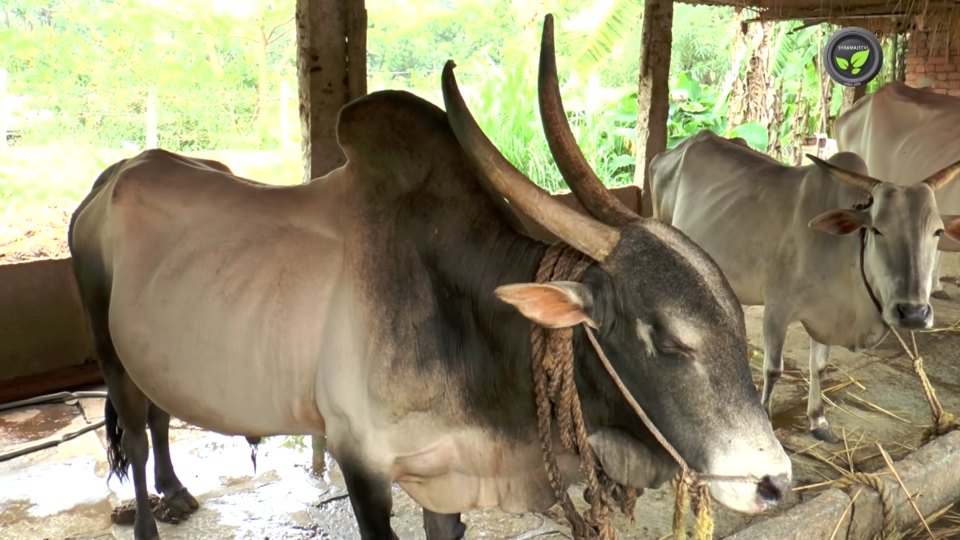
#> input picture dataset/Amritmahal/1.png, 1920 x 1080 px (shown at 1/2 size)
$ jupyter execute --allow-errors 'pcd kelompok 10.ipynb'
#> lines starting #> are read from the running program, lines starting #| are printed output that depends on the picture; after the words box and inside, x2 and y2 are one past the last pixel; in counts of white or black regions, pixels touching at a corner belong together
## Import Library

Script di bawah digunakan untuk meng-import library yang diperlukan untuk menjalankan beberapa operasi dalam analisis citra dan pemrosesan data.
- numpy : digunakan untuk manipulasi dan operasi array numerik efisien.
- matplotlib.pyplot : digunakan untuk membuat visualisasi grafik dan plot.
- os : digunakan untuk berinteraksi dengan sistem operasi, seperti mengakses file dan direktori dalam dataset.
- from math import log : digunakan untuk meng-import fungsi log dari modul math. Fungsi ini digunakan dalam perhitungan GLCM (Gray Level Co-occurrence Matrix).
- cv2: menyediakan berbagai fungsi dan algoritma untuk pemrosesan citra.
- pandas : digunakan untuk manipulasi dan analisis data. DataFrame dari pandas sering digunakan untuk menyimpan dan menganalisis data tabular.
- ceil : fungsi ini digunakan untuk membulatkan bilangan ke atas menjadi bilangan integer terdekat.
- datasets : digunakan untuk meng-import modul datasets dari scikit-learn, yang menyediakan dataset bawaan yang umum digunakan.
- train_test_split : digunakan untuk membagi dataset menjadi subset pelatihan dan pengujian.
- svm : digunakan untuk meng-import modul svm dari scikit-learn, yang menyediakan algoritma Support Vector Machine (SVM) untuk klasifikasi dan regresi.
- accuracy_score : digunakan untuk menghitung akurasi dari model klasifikasi.
- classification_report : digunakan untuk menghasilkan laporan klasifikasi yang berisi metrik evaluasi seperti presisi, recall, dan f1-score.
- StandardScaler : digunakan untuk meng-importmelakukan penskalaan fitur dengan menghapus rata-rata dan mengubah varians fitur menjadi satu.
- PCA : digunakan untuk melakukan analisis komponen utama (PCA) yang mengurangi dimensi data dengan memproyeksikannya ke ruang fitur yang lebih rendah.

[cell 1]
import numpy as np
import matplotlib.pyplot as plt
import os #untuk import dataset
from math import log #rumus glcm
import cv2
import pandas as pd #untuk nampilin data frame
from math import ceil
from sklearn import datasets
from sklearn.model_selection import train_test_split
from sklearn import svm
from sklearn.metrics import accuracy_score
from sklearn.metrics import classification_report
from sklearn.preprocessing import StandardScaler
from sklearn.decomposition import PCA

## Menampilkan Gambar

Script di bawah bertujuan untuk menampilkan sejumlah gambar dalam bentuk grid dengan judul yang sesuai dengan parameter images berisi gambar-gambar yang akan ditampilkan, titles berisi judul untuk setiap gambar, row menentukan jumlah baris dalam grid, dan col menentukan jumlah kolom dalam grid.

[cell 2]
def showImage(images, titles, row, col):
    plt.figure(figsize=(10,10)) #Membuat objek gambar baru dengan ukuran 10x10 inci
    for i in range(row): #Melakukan perulangan sebanyak row kali untuk mengatur baris gambar dalam grid.
        for j in range (col): #Melakukan perulangan sebanyak col kali untuk mengatur kolom gambar dalam grid.
            plt.subplot(row,col,i*col+(j+1)) #Membuat subplot dalam grid dengan posisi yang sesuai berdasarkan indeks i dan j. Rumus i*col+(j+1) digunakan untuk menghitung nomor subplot secara berurutan.
            plt.grid(color="none") #Menonaktifkan garis grid pada subplot.
            plt.imshow(images[i*col+j],'gray') #igunakan untuk memilih gambar yang akan ditampilkan berdasarkan indeks i dan j. 'gray' mengindikasikan bahwa gambar ditampilkan dalam skala abu-abu.
            plt.title(titles[i*col+j]) #Menampilkan judul untuk setiap gambar dalam subplot. Judul gambar dipilih berdasarkan indeks i dan j dengan menggunakan titles[i*col+j].
    plt.tight_layout() #Mengatur tata letak subplot agar terlihat rapi dan sesuai.
    plt.show() #Menampilkan grid gambar yang telah dibuat.

## FILTERING

Script di bawah bertujuan untuk mengurutkan elemen-elemen dalam array.Fungsi ini menerima array sebagai masukan dan mengembalikan array yang sudah terurut. Fungsi sorting() ini mengimplementasikan algoritma pengurutan dengan pendekatan selection sort. Iterasi dilakukan pada setiap elemen array, dan pada setiap iterasi, elemen terkecil dalam subarray yang belum diurutkan dipilih dan ditukar dengan elemen pada posisi saat ini. Seiring dengan perulangan, elemen-elemen terkecil secara bertahap "maju" ke bagian awal array, sehingga pada akhirnya seluruh array terurut dari yang terkecil hingga terbesar.

[cell 3]
def sorting(arr): #Mendefinisikan fungsi sorting() dengan satu parameter masukan yaitu arr yang merupakan array yang akan diurutkan.
    for i in range(len(arr)): #Melakukan perulangan sebanyak panjang array (len(arr)) kali untuk mengiterasi setiap elemen dalam array.
        swap = i + np.argmin(arr[i:]) #Menghitung indeks elemen terkecil dalam subarray yang dimulai dari indeks i hingga akhir array menggunakan fungsi np.argmin(). Nilai i ditambahkan untuk mengkoreksi indeks relatif terhadap subarray. Hasilnya disimpan dalam variabel swap.
        (arr[i], arr[swap]) = (arr[swap], arr[i]) #Melakukan pertukaran (swap) elemen di indeks i dengan elemen di indeks swap menggunakan teknik pertukaran nilai dalam Python.
    return arr #Mengembalikan array yang telah diurutkan setelah proses pengurutan selesai.

Script di bawah bertujuan untuk mengubah array dua dimensi menjadi array satu dimensi.

[cell 4]
def flatArray(arr): #Mendefinisikan fungsi flatArray() dengan satu parameter masukan yaitu arr yang merupakan array dua dimensi yang akan diubah menjadi array satu dimensi.
    row, col = arr.shape #Mengambil dimensi baris (row) dan kolom (col) dari array arr menggunakan atribut shape dari numpy array.
    flat=[] #Membuat list kosong dengan nama flat yang akan digunakan untuk menyimpan elemen-elemen array satu dimensi.
    for i in range (row): #Melakukan perulangan sebanyak jumlah baris (row) dalam array.
        for j in range (col): #Melakukan perulangan sebanyak jumlah kolom (col) dalam array.
            flat.append(arr[i][j]) #Menambahkan elemen pada indeks (i, j) dari array dua dimensi arr ke dalam list flat. Ini akan mengubah array dua dimensi menjadi satu dimensi dengan cara mengambil elemen-elemen secara berurutan.
    return flat #Mengembalikan list flat yang berisi elemen-elemen array satu dimensi setelah proses konversi selesai.

Script di bawah bertujuan untuk menerapkan filter median pada citra. Filter median digunakan untuk menghaluskan citra dengan menggantikan nilai piksel dengan nilai median dari piksel-piksel yang berada dalam jendela (window) tertentu. Fungsi median() ini menerapkan filter median pada citra dengan menggunakan jendela berukuran windowHeight x windowWidth. Pada setiap piksel citra, fungsi ini akan membentuk jendela di sekitar piksel tersebut, mengurutkan elemen-elemen dalam jendela, dan menggantikan nilai piksel dengan nilai median dari jendela. Hal ini digunakan untuk mengurangi derau atau noise pada citra dan menghasilkan citra yang lebih halus.

[cell 5]
def median(image,windowHeight,windowWidth):
    pad = np.pad(image,(windowHeight,windowWidth),mode='edge')
    median = np.zeros(image.shape, dtype=np.uint8)
    for i in range(windowHeight,len(pad)-windowHeight):
        for j in range(windowWidth,len(pad)-windowWidth):
            window = flatArray(pad[i-windowHeight:i,j-windowWidth:j])
            window = sorting(window)
            median[i-windowHeight,j-windowWidth] = window[ceil(len(window)/2)]
    return median

## OPERASI MORFOLOGI -> EROSI

Script di bawah merupakan pengimplementasian fungsi erosi menggunakan operasi morfologi pada citra.

[cell 6]
# Fungsi ini bertujuan untuk memeriksa kesesuaian nilai piksel pada jendela dengan SE. Jika ada setidaknya satu posisi pada SE yang bernilai 1 dan piksel yang sesuai pada
# jendela bernilai 0, maka fungsi akan mengembalikan 0. Jika semua posisi pada SE yang bernilai 1 memiliki piksel yang sesuai pada jendela bernilai 1, maka fungsi akan
# mengembalikan 1.
def fit(window,SE):
    for i in range(len(SE)):
      for j in range(len(SE)):
        if(SE[i][j]==1 and window[i][j]==0):
          return 0
    return 1

# Fungsi ini akan menghasilkan citra hasil erosi yang merupakan proses penghilangan piksel berdasarkan Structuring Element.
# fungsi erosi() ini memindai citra dengan jendela yang sesuai dengan ukuran SE, dan memeriksa apakah nilai piksel pada jendela sesuai dengan SE menggunakan fungsi `fit
def erosi(image,SE):
    erosi = np.zeros(image.shape, dtype=np.uint8)
    row, col = image.shape
    # melakukan perulangan pada window center image
    for i in range(row-len(SE)):
        for j in range(col-len(SE)):
            window = image[i:i+len(SE),j:j+len(SE)]
            # mengambil nilai pada fungsi fit, jika fit maka bernilai 1 jika tidak maka 0
            erosi[i][j] = fit(window,SE)
    return erosi

Script di bawah berfungsi untuk mengonversi citra menjadi citra biner. Dengan menggunakan fungsi convertBinary(), citra awal dapat diubah menjadi citra biner, di mana piksel-pikselnya hanya memiliki dua nilai yaitu 0 (hitam) atau 255 (putih). Proses ini biasanya digunakan dalam analisis citra untuk memisahkan objek dari latar belakang dengan cara yang lebih sederhana dan terstandarisasi.

[cell 7]
def convertBinary(image):
    ret, binary = cv2.threshold(image,30,255,cv2.THRESH_BINARY)
    return binary

Script di bawah berfungsi untuk mendapatkan objek dari citra menggunakan proses thresholding. Dengan menggunakan fungsi getObject(), citra awal dapat diproses dengan proses thresholding untuk memisahkan objek dari latar belakang. Hasilnya adalah citra biner di mana objek diwakili oleh piksel dengan nilai 0 (hitam) dan latar belakang diwakili oleh piksel dengan nilai 255 (putih).

[cell 8]
def getObject(image):
    # untuk melakukan proses thresholding pada citra. Proses thresholding dilakukan dengan menggunakan ambang batas 118. Piksel dengan intensitas di atas ambang batas akan
    # diberi nilai maksimum (255) dan piksel dengan intensitas di bawah ambang batas akan diberi nilai nol (0). Hasil dari proses ini disimpan dalam variabel bovine.
    ret,bovine = cv2.threshold(image,118,255,cv2.THRESH_BINARY)
    bovine-=255
    return bovine

Script di bawah merupakan pendefinisian SE (Structuring Element) dalam bentuk matriks. Dengan menggunakan matriks SE ini, dapat diterapkan operasi morfologi pada citra dengan memanfaatkan pola struktural yang ditentukan oleh matriks SE.

[cell 9]
SE =  [[1, 1, 1, 1, 1],
       [1, 1, 1, 1, 1],
       [1, 1, 1, 1, 1],
       [1, 1, 1, 1, 1],
       [1, 1, 1, 1, 1]]

## SEGMENTASI

Script di bawah bertujuan untuk melakukan segmentasi pada citra dengan menggunakan metode operasi morfologi dan masking. Citra utama dapat diolah dan dipisahkan objeknya berdasarkan proses erosi, median filtering, dan masking. Hasilnya adalah citra yang hanya menampilkan objek yang tersegmentasi dari citra utama.

[cell 10]
# [6 lines left out: function segmentation, not called in this run]

Script di bawah bertujuan untuk menggambar kontur objek yang telah diproses pada citra utama. Dengan menggunakan fungsi drawObject(), citra utama dapat digambar dengan kontur objek yang telah diproses sebelumnya. Hal ini membantu dalam visualisasi objek yang telah diidentifikasi pada citra utama.

[cell 11]
# [6 lines left out: function drawObject, not called in this run]

## MENGAMBIL DATASET

Script di bawah digunakan untuk melakukan beberapa hal terkait dengan pembacaan dataset citra dan pengolahan citra.

#> (a cell that did not finish here is left out)

## PLOTTING GAMBAR

Script di bawah berfungsi untuk membaca citra dengan nama file "1.jpg" dari direktori "dataset/Amritmahal". Citra tersebut dibaca dalam mode warna BGR menggunakan fungsi cv2.imread() dari library OpenCV. Hasilnya akan disimpan dalam variabel imgBGR yang dapat digunakan untuk proses selanjutnya.

[cell 13]
imgBGR = cv2.imread('dataset/Amritmahal/1.png')
#> imgBGR is the input picture: shape (1080, 1920, 3); mean B, G, R 110.9, 141.2, 148.3

Script di bawah berfungsi mengubah mode warna citra dari BGR menjadi RGB menggunakan fungsi cv2.cvtColor() dari library OpenCV.

[cell 14]
imgRGB = cv2.cvtColor(imgBGR, cv2.COLOR_BGR2RGB)

Script di bawah bertujuan untuk meresize citra yang telah diubah ke mode warna RGB dengan menggunakan fungsi cv2.resize() dari library OpenCV. Citra diubah ukurannya menjadi 255x255 piksel.

[cell 15]
img = cv2.resize(imgRGB, (255,255))
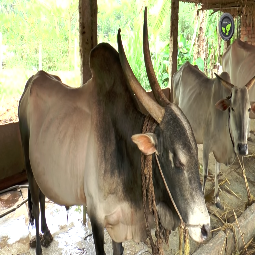
#> img: shape (255, 255, 3); mean R, G, B 148.2, 141.2, 110.8

Script di bawah bertujuan untuk mengubah citra dengan mode warna RGB menjadi citra grayscale menggunakan fungsi cv2.cvtColor() dari library OpenCV.

[cell 16]
gray = cv2.cvtColor(img, cv2.COLOR_RGB2GRAY)
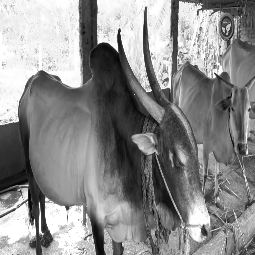
#> gray: shape (255, 255); min 1, max 255, mean 139.8

Script di bawah berfungsi untuk menginisialisasi variabel object dengan memanggil fungsi getObject() dan memberikan argumen citra grayscale gray ke dalamnya.

[cell 17]
object=getObject(gray)
#> in getObject, `ret,bovine = cv2.threshold(image,118,255,cv2.THRESH_BINARY)`:
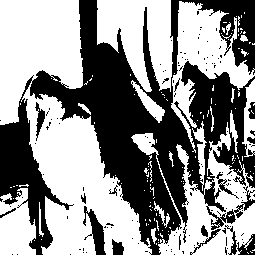
#> bovine: shape (255, 255); 56.4% white; 136 black regions (120 under 20 px), largest, box (x1, y1, x2, y2) and area: (0, 0, 255, 255) 26423, (83, 206, 106, 255) 470, (237, 234, 255, 255) 197

Script di bawah berfungsi untuk menginisialisasi variabel erode dengan memanggil fungsi erosi() dan memberikan argumen citra object serta struktur elemen SE ke dalamnya.

[cell 18]
erode = erosi(object, SE)
#> after the loop in erosi, `for i in range(row-len(SE)):`:
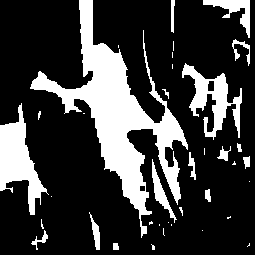
#> erosi: shape (255, 255); values 0 (black) and 1 (white), 23.3% white; 37 white regions (21 under 20 px), largest, box (x1, y1, x2, y2) and area: (30, 0, 188, 238) 9154, (0, 103, 49, 215) 2252, (182, 63, 242, 140) 1680

Script di bawah berfungsi untuk menginisialisasi variabel medObject dengan memanggil fungsi median() dan memberikan argumen citra erode, serta ukuran jendela (window size) 4x4 ke dalamnya.

[cell 19]
medObject = median(erode, 4, 4)
#> in median, `pad = np.pad(image,(windowHeight,windowWidth),mode='edge')`:
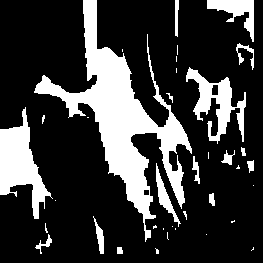
#> pad: shape (263, 263); values 0 (black) and 1 (white), 22.6% white; 37 white regions (21 under 20 px), largest, box (x1, y1, x2, y2) and area: (34, 0, 192, 242) 9210, (0, 107, 53, 219) 2516, (186, 67, 246, 144) 1680
#> the loop in median, `for i in range(windowHeight,len(pad)-windowHeight):` made 255 passes
#> after the loop in median, `for i in range(windowHeight,len(pad)-windowHeight):`:
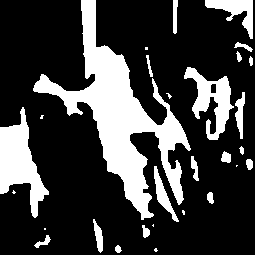
#> median: shape (255, 255); values 0 (black) and 1 (white), 24.3% white; 29 white regions (9 under 20 px), largest, box (x1, y1, x2, y2) and area: (33, 0, 191, 220) 9254, (0, 107, 49, 218) 2456, (184, 67, 234, 140) 1527

Script di bawah berfungsi untuk menginisialisasi variabel maskObject dengan menggunakan fungsi cv2.bitwise_and() untuk melakukan operasi bitwise AND antara citra img dan medObject, dengan menggunakan medObject sebagai mask. Operasi bitwise AND pada citra dilakukan dengan membandingkan piksel-piksel dari kedua citra input dan menghasilkan citra output di mana hanya piksel-piksel yang memiliki nilai yang sama (non-zero) pada kedua citra yang dipertahankan, sedangkan piksel-piksel yang memiliki nilai yang berbeda (zero) akan menjadi nol pada citra output.

[cell 20]
maskObject = cv2.bitwise_and(img, img, mask=medObject)
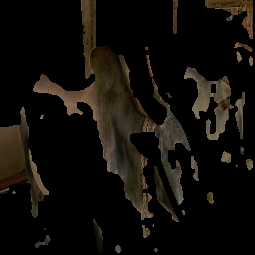
#> maskObject: shape (255, 255, 3); mean R, G, B 16.7, 13.8, 9.5

Script di bawah berfungsi untuk menginisialisasi variabel grayObject dengan menggunakan fungsi cv2.cvtColor() untuk mengubah citra maskObject dari mode warna RGB menjadi citra grayscale.

[cell 21]
grayObject = cv2.cvtColor(maskObject, cv2.COLOR_RGB2GRAY)
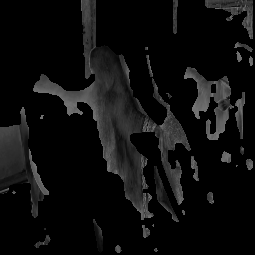
#> grayObject: shape (255, 255); min 0, max 118, mean 14.2

Script di bawah berfungsi untuk menginisialisasi variabel binaryObject dengan menggunakan fungsi convertBinary() untuk mengonversi citra grayObject menjadi citra biner. Fungsi convertBinary() mengambil citra grayObject sebagai argumen dan melakukan proses thresholding untuk menghasilkan citra biner. Pada kode tersebut, terdapat pemanggilan convertBinary(grayObject), yang berarti citra grayObject akan dijadikan input untuk fungsi convertBinary().

[cell 22]
binaryObject = convertBinary(grayObject)
#> in convertBinary, `ret, binary = cv2.threshold(image,30,255,cv2.THRESH_BINARY)`: binary: shape (255, 255); 20.7% white; 46 white regions (23 under 20 px), largest, box (x1, y1, x2, y2) and area: (33, 0, 191, 220) 7692, (184, 67, 234, 140) 1502, (0, 107, 29, 179) 1331

Pada dua baris script di bawah, dilakukan proses pencarian kontur pada citra biner binaryObject menggunakan fungsi cv2.findContours(). Kontur adalah tepi atau garis lengkung yang membentuk batas objek dalam citra.

[cell 23]
contours, hierarchy = cv2.findContours(binaryObject, cv2.RETR_TREE, cv2.CHAIN_APPROX_SIMPLE)
objectDraw = cv2.drawContours(img, contours, -1, (0,255,0), 2)
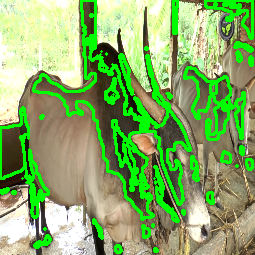
#> objectDraw: shape (255, 255, 3); mean R, G, B 135, 174, 103.1

Pada script di bawah dilakukan beberapa proses pada citra imgRGB untuk menghasilkan beberapa citra yang berbeda. Kemudian, citra-citra tersebut disimpan dalam sebuah list hasilimage dan judul-judulnya disimpan dalam list titles. Setelah itu, fungsi showImage() dipanggil untuk menampilkan citra-citra tersebut dalam bentuk grid dengan 4 baris dan 3 kolom. Script di bawah menunjukkan proses transformasi dan pemrosesan citra yang dilakukan sebelum ditampilkan.

[cell 24]
none = np.zeros(img.shape)
img = cv2.resize(imgRGB, (255,255))
titles = ['BGR Image','RGB Image', 'Resize Image',
    'Gray Image', 'Object', 'Erode Object',
    'Median Erode Object', 'Masking Object', 'Gray Object',
    'Binary Object', 'Object Draw', 'None']
hasilimage = [imgBGR,imgRGB, img,
    gray, object, erode,
    medObject, maskObject, grayObject,
    binaryObject, objectDraw, none]
showImage(hasilimage, titles, 4, 3)
#> in showImage, `plt.show()`:
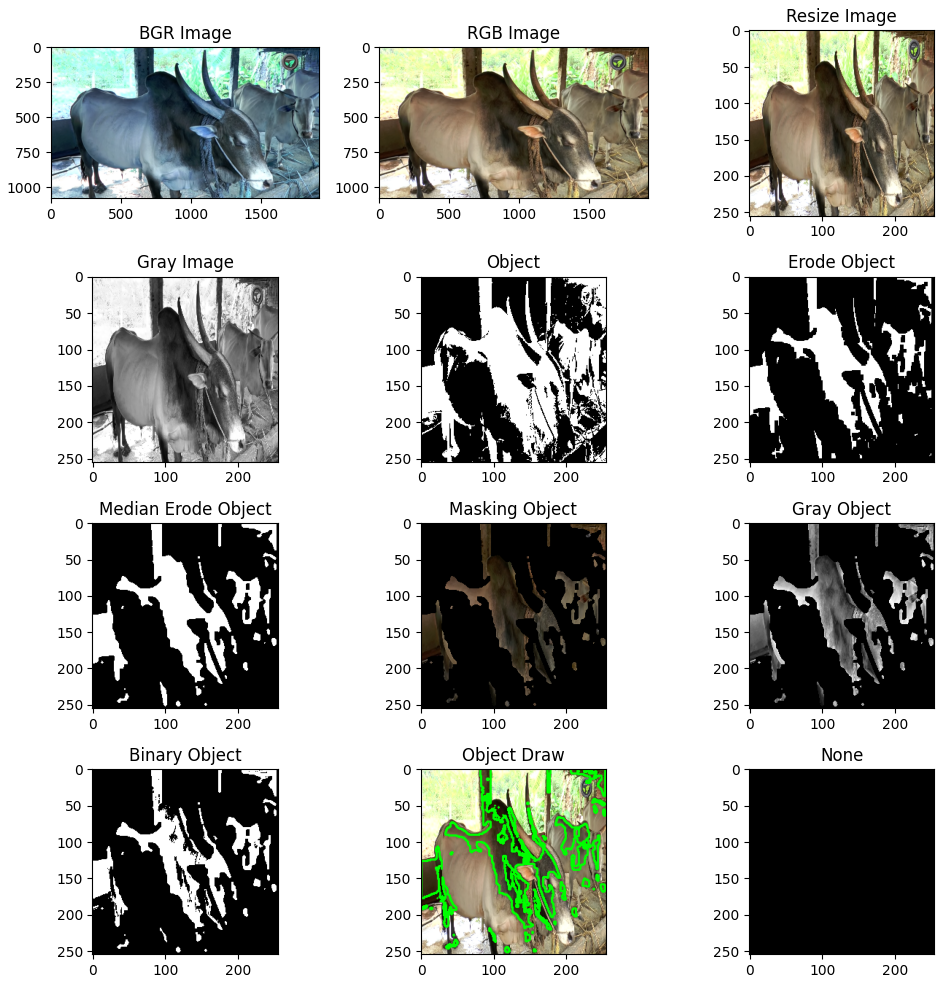
#> figure drawn by matplotlib, 12 panels; B, G, R data is drawn as R, G, B

$ run again, with dataset/Amritmahal/100.png copied over dataset/Amritmahal/1.png
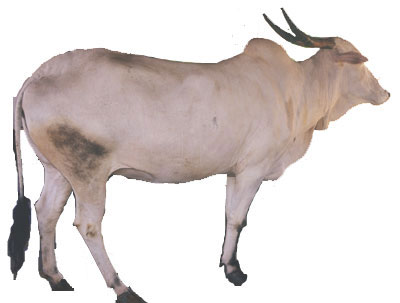
#> input picture dataset/Amritmahal/100.png, 400 x 303 px
#> imgBGR is the input picture: shape (303, 400, 3); mean B, G, R 208.8, 210.9, 218.8
#> pad: shape (263, 263); values 0 (black) and 1 (white), 1.3% white; 11 white regions (3 under 20 px), largest, box (x1, y1, x2, y2) and area: (9, 170, 20, 228) 354, (37, 114, 68, 137) 260, (72, 48, 92, 55) 69
#> the loop in median, `for i in range(windowHeight,len(pad)-windowHeight):` made 255 passes
#> after the loop in median, `for i in range(windowHeight,len(pad)-windowHeight):`:
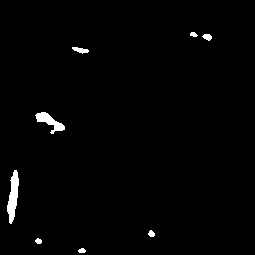
#> median: shape (255, 255); values 0 (black) and 1 (white), 1.4% white; 8 white regions, largest, box (x1, y1, x2, y2) and area: (7, 170, 19, 224) 378, (35, 112, 65, 134) 267, (72, 47, 89, 54) 69
